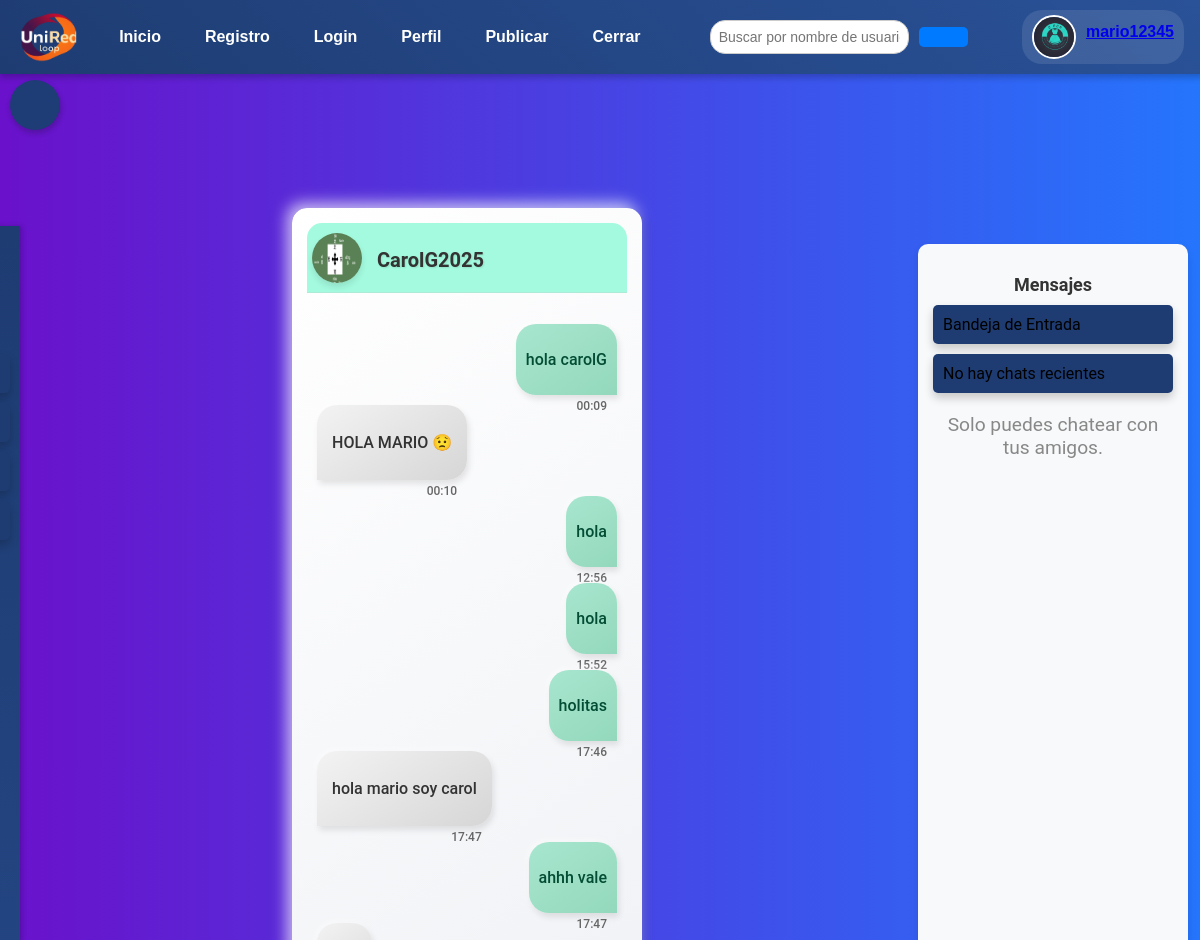
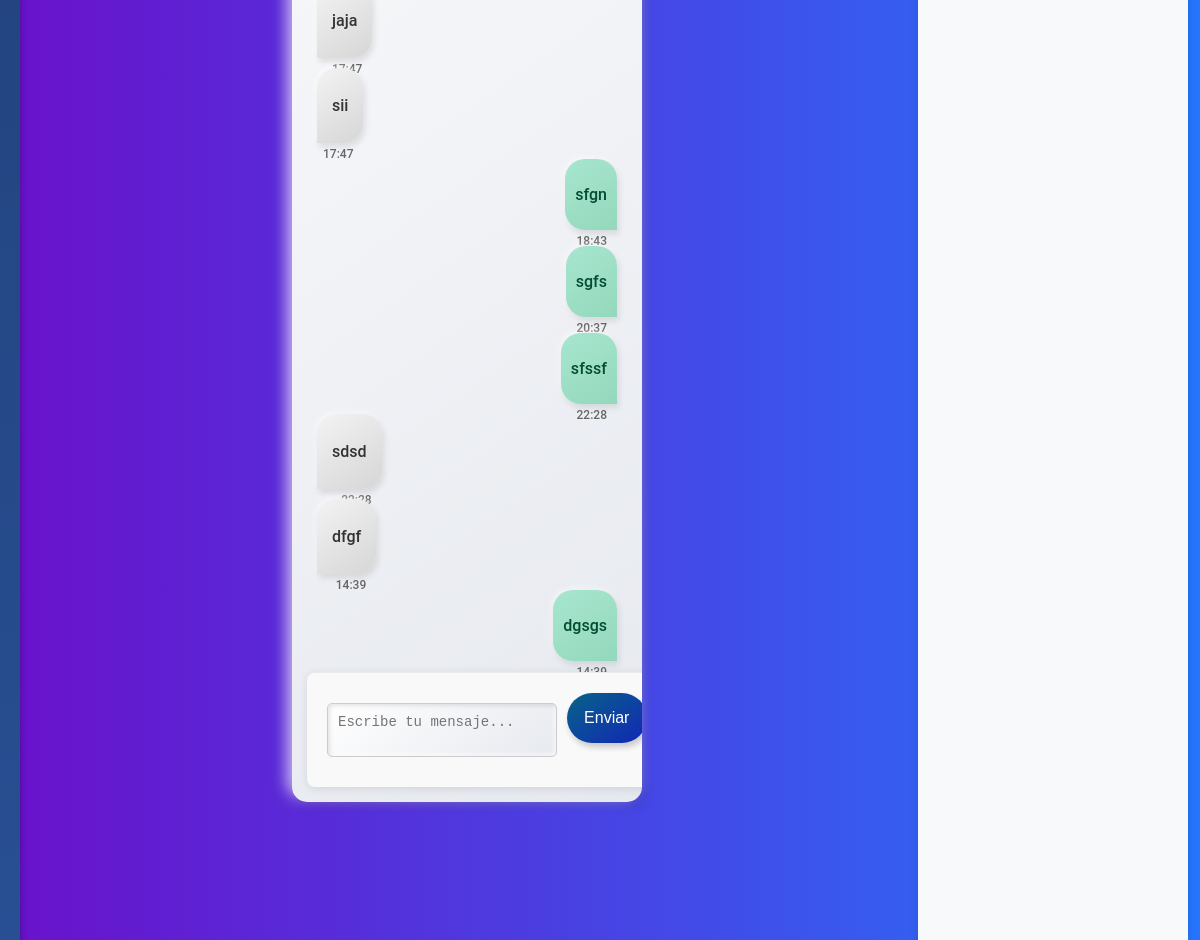
The page /chat/9/ (signed in) on the database its author committed (2 pictures, top to bottom).
### MiApp/models.py (models this page shows, shortened)
class Perfil(models.Model):
    usuario = models.OneToOneField(User, on_delete=models.CASCADE)
    bio = models.TextField(blank=True, null=True)  # Información adicional sobre el usuario
    foto_perfil = models.ImageField(upload_to='perfil/', blank=True, null=True)  # Foto de perfil

class Mensaje(models.Model):
    emisor = models.ForeignKey(User, related_name='mensajes_enviados', on_delete=models.CASCADE)
    receptor = models.ForeignKey(User, related_name='mensajes_recibidos', on_delete=models.CASCADE)
    contenido = models.TextField()
    fecha = models.DateTimeField(auto_now_add=True)
    leido = models.BooleanField(default=False)

### MiApp/views.py (the view)
# urls.py: path('chat/<int:receptor_id>/', views.chat, name='chat'),
@login_required
def chat(request, receptor_id):
    receptor = get_object_or_404(User, id=receptor_id)
    mensajes = Mensaje.objects.filter(
        (Q(emisor=request.user) & Q(receptor=receptor)) |
        (Q(emisor=receptor) & Q(receptor=request.user))
    ).order_by('fecha')
    mensajes.filter(receptor=request.user, leido=False).update(leido=True)
    if request.method == 'POST':
        contenido = request.POST.get('mensaje')
        if contenido:  # Verificar que el contenido no esté vacío
            Mensaje.objects.create(emisor=request.user, receptor=receptor, contenido=contenido)
            return redirect('chat', receptor_id=receptor.id)  # Redirigir al mismo chat para ver el nuevo mensaje
    return render(request, 'chat.html', {'receptor': receptor, 'mensajes': mensajes})

### MiApp/templates/chat.html (shortened to what this page needs)
{% extends 'base.html' %}
{% block content %}
  <div class="chat-box">
    <div class="chat-header">
      {% if receptor.perfil.foto_perfil %}
        <img src="{{ receptor.perfil.foto_perfil.url }}" alt="Foto de perfil" width="40" height="40">
      {% else %}
        <img src="/static/default-avatar.png" alt="Foto de perfil" width="40" height="40">
      {% endif %}
      <h3>{{ receptor.username }}</h3>
    </div>
    <div class="messages">
      {% for mensaje in mensajes %}
        <div class="mensaje {% if mensaje.emisor == user %}mensaje-enviado{% else %}mensaje-recibido{% endif %}">
          <p>{{ mensaje.contenido }}</p>
          <span>{{ mensaje.fecha|date:"H:i" }}</span>
        </div>
      {% endfor %}
    </div>
    <form method="POST">
      <textarea name="mensaje" placeholder="Escribe tu mensaje..." required></textarea>
      <button type="submit">Enviar</button>
    </form>
  </div>
{% endblock %}

### MiApp/templates/base.html (shortened to what this page needs)
{% load static %}
<!DOCTYPE html>
<html lang="es">
<head>
    <link rel="stylesheet" href="{% static 'css/barraNavegacion.css' %}">
    <link rel="stylesheet" href="{% static 'css/login.css' %}">
    <link rel="stylesheet" href="{% static 'css/registro.css' %}">
    <link rel="stylesheet" href="{% static 'css/perfil.css' %}">
    <link rel="stylesheet" href="{% static 'css/inicio.css' %}">
    <link rel="stylesheet" href="{% static 'css/agregar_publicacion.css' %}">
    <link rel="stylesheet" href="{% static 'css/menu_lateral.css' %}">
    <link rel="stylesheet" href="{% static 'css/ver_amigos.css' %}">
    <link rel="stylesheet" href="{% static 'css/ver_seguidores.css' %}">
    <link rel="stylesheet" href="{% static 'css/ver_seguidos.css' %}">
    <link rel="stylesheet" href="{% static 'css/ver_usuarios.css' %}">
    <link rel="stylesheet" href="{% static 'css/enviar_mensaje.css' %}">
    <link rel="stylesheet" href="{% static 'css/chat.css' %}">
    <link rel="stylesheet" href="{% static 'css/barra_izquierda.css' %}">
    <link rel="stylesheet" href="{% static 'css/bandeja_entrada.css' %}">
    <link rel="stylesheet" href="{% static 'css/ver_historias.css' %}">
    <link rel="stylesheet" href="{% static 'css/agregar_historia.css' %}">
</head>
<body>
    <nav class="BarraNavegacion">
        <div class="logo">
            <img src="{% static 'img/logo_UniRed-Loop.png' %}" alt="Logo de UniRed Loop" class="logo-img" >
        </div>
             <div class="menu-navegacion">
                <ul class="nav-menu">
                    <li><a href="{% url 'inicio' %}">Inicio </a></li>
                    <li><a href="{% url 'registro' %}">Registro </a></li>
                    <li><a href="{% url 'login' %}">Login</a></li>
                    <li><a href="{% url 'perfil' %}">Perfil </a></li>
                    <li><a href="{% url 'agregar_publicacion' %}">Publicar </a></li>
                    <li><a href="{% url 'logout' %}">Cerrar </a></li>
                </ul>
            </div>
        <div class="buscador-container">
            <input type="text" id="buscador" placeholder="Buscar por nombre de usuario" onkeyup="buscarPublicacion()">
            <button onclick="buscarPublicacion()"></button>
        </div>
        {% if user.is_authenticated %}
            <div class="Perfil">
                {% if user.perfil.foto_perfil %}
                    <img src="{{ user.perfil.foto_perfil.url }}" alt="Foto de perfil">
                {% else %}
                    <img src="{% static 'images/default-avatar.png' %}" alt="Foto de perfil">
                {% endif %}
                <label><a href="{% url 'perfil' %}">{{ user.username }}</a></label>
            </div>
        {% endif %}
    </nav>
    {% include 'menu_lateral.html' %}
    {% include 'barra_izquierda.html' %}
    <div class="content">
        {% block content %}
        {% endblock %}
    </div>
</body>
</html>

### MiApp/static/css/barraNavegacion.css (style rules this page uses)
.BarraNavegacion { position: fixed; display: flex; align-items: center; justify-content: space-between; background: linear-gradient(45deg, #1e3c72, #2a5298); padding: 10px 20px; box-shadow: 0 4px 6px rgba(0, 0, 0, 0.2); font-family: 'Arial', sans-serif; width: 97%; left: 0%; top: 0%; z-index: 2; }
.BarraNavegacion .menu-navegacion ul { display: flex; list-style: none; margin: 0; padding: 0; }
.BarraNavegacion .menu-navegacion ul li { margin: 0 10px; }
.BarraNavegacion .menu-navegacion ul li a { text-decoration: none; color: #ffffff; font-weight: bold; padding: 8px 12px; border-radius: 5px; transition: background 0.3s ease-in-out, transform 0.2s; }
.BarraNavegacion .Perfil { display: flex; align-items: center; background: rgba(255, 255, 255, 0.1); padding: 5px 10px; border-radius: 20px; transition: all 0.3s ease-in-out; }
.BarraNavegacion .Perfil img { margin-right: 10px; border: 2px solid #ffffff; border-radius: 50%; width: 40px; height: 40px; object-fit: cover; transition: border 0.3s ease-in-out; }
.BarraNavegacion .Perfil label { color: #ffffff; font-weight: bold; font-size: 16px; white-space: nowrap; }
.BarraNavegacion .menu-navegacion ul li:last-child { margin-right: 10px; }
form { max-width: 500px; margin: 0 auto; background-color: #f9f9f9; padding: 20px; border-radius: 8px; box-shadow: 0 0 10px rgba(0, 0, 0, 0.1); }
form button { width: 100%; background-color: #4CAF50; color: white; padding: 10px; border: none; border-radius: 5px; font-size: 16px; cursor: pointer; }
.buscador-container { display: flex; align-items: center; margin-left: 20px; }
#buscador { padding: 8px; border-radius: 15px; border: 1px solid #ccc; width: 200px; margin-right: 10px; font-size: 14px; }
.buscador-container button { background-color: #007BFF; color: white; border: none; border-radius: 5px; cursor: pointer; font-size: 14px; transition: background-color 0.3s; }
.content { position: absolute; top: 10%; left: 15%; width: 55%; z-index: 1; }
.logo { display: flex; width: 50px; height: 50px; }
.logo img { width: 60px; height: 50px; }
.menu-navegacion { display: flex; }

### MiApp/static/css/registro.css (style rules this page uses)
body { font-family: 'Arial', sans-serif; margin: 0; padding: 0; background: linear-gradient(to right, #6a11cb, #2575fc); color: #333; }

### MiApp/static/css/perfil.css (style rules this page uses)
h3 { font-size: 1.8rem; color: #333; margin-bottom: 15px; }

### MiApp/static/css/ver_usuarios.css (style rules this page uses)
label { font-size: 18px; font-weight: bold; margin-bottom: 10px; display: block; color: #333; }

### MiApp/static/css/enviar_mensaje.css (style rules this page uses)
body { font-family: 'Roboto', sans-serif; background-color: #f4f7fb; margin: 0; padding: 0; display: flex; justify-content: center; align-items: center; height: 100vh; }

### MiApp/static/css/agregar_historia.css (style rules this page uses)
form { background-color: #f9f9f9; border-radius: 8px; box-shadow: 0 2px 10px rgba(0, 0, 0, 0.1); padding: 20px; width: 100%; max-width: 500px; margin: auto; }
form input[type="text"], form textarea, form input[type="file"] { width: 100%; padding: 10px; margin: 10px 0; border-radius: 5px; border: 1px solid #ccc; font-size: 14px; }
button { background-color: #007bff; color: white; border: none; padding: 10px 15px; border-radius: 5px; cursor: pointer; width: 100%; font-size: 16px; transition: background-color 0.3s; }

### rows shown on the page
Mensaje: contenido "hola carolG", fecha "00:09"
Mensaje: contenido "HOLA MARIO 😟", fecha "00:10"
Mensaje: contenido "hola", fecha "12:56"
Mensaje: contenido "hola", fecha "15:52"
Mensaje: contenido "holitas", fecha "17:46"
Mensaje: contenido "hola mario soy carol", fecha "17:47"
Mensaje: contenido "ahhh vale", fecha "17:47"
Mensaje: contenido "jaja", fecha "17:47"
Mensaje: contenido "sii", fecha "17:47"
Mensaje: contenido "sfgn", fecha "18:43"
Mensaje: contenido "sgfs", fecha "20:37"
Mensaje: contenido "sfssf", fecha "22:28"
Mensaje: contenido "sdsd", fecha "22:28"
Mensaje: contenido "dfgf", fecha "14:39"
Mensaje: contenido "dgsgs"

### other values the page prints
{{ user.username }} "mario12345"
{{ receptor.username }} "CarolG2025"
